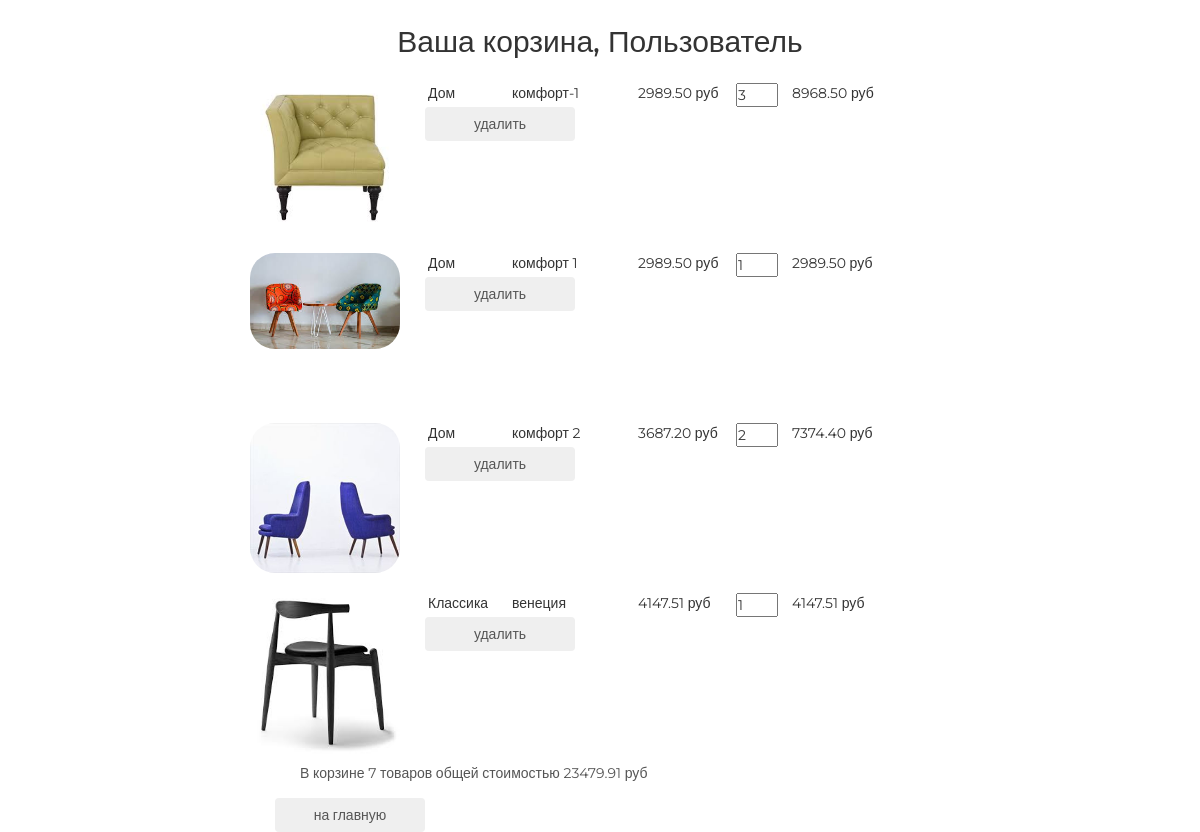
The page /basket/ (signed in) on the database as committed earlier.
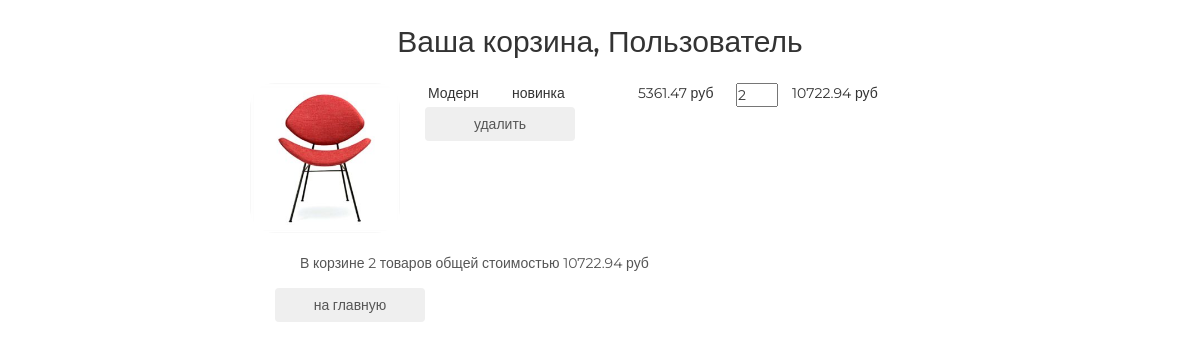
The same page on the database as committed later.
### basketapp/models.py (models this page shows)
class Basket(models.Model):
    user = models.ForeignKey(settings.AUTH_USER_MODEL, on_delete=models.CASCADE, related_name='basket')
    product = models.ForeignKey(Product, on_delete=models.CASCADE)
    quantity = models.PositiveIntegerField(verbose_name='количество', default=0)
    add_datetime = models.DateTimeField(auto_now_add=True, verbose_name='время')
    @property
    def product_cost(self):
        return self.product.price * self.quantity
    @property
    def total_quantity(self):
        _items = Basket.objects.filter(user=self.user)
        _total_quantity = sum(list(map(lambda x: x.quantity, _items)))
        return _total_quantity
    @property
    def total_cost(self):
        _items = Basket.objects.filter(user=self.user)
        _total_cost = sum(list(map(lambda x: x.product_cost, _items)))
        return _total_cost

### mainapp/models.py (models this page shows, shortened)
class Product(models.Model):
    category = models.ForeignKey(ProductCategory, on_delete=models.CASCADE, verbose_name='категория')
    name = models.CharField(max_length=128, verbose_name='название')
    image = models.ImageField(upload_to='products_images', blank=True, verbose_name='картинка')
    short_desc = models.CharField(max_length=120, verbose_name='краткое описание', )
    description = models.TextField(verbose_name='описание', blank=True)
    price = models.DecimalField(max_digits=8, decimal_places=2, default=0, verbose_name='цена', )
    quantity = models.PositiveSmallIntegerField(default=0, verbose_name='количество на скалде')
    is_active = models.BooleanField(default=True, verbose_name='продукт активен')

class ProductCategory(models.Model):
    name = models.CharField(max_length=64, unique=True, verbose_name='имя')
    description = models.TextField(verbose_name='описание')
    is_active = models.BooleanField(default=True, verbose_name='активна')

### authapp/models.py (models this page shows, shortened)
class ShopUser(AbstractUser):
    avatar = models.ImageField(upload_to='users_avatar', blank=True, verbose_name='аватар')
    age = models.PositiveSmallIntegerField(verbose_name='возраст')
    activation_key = models.CharField(max_length=128, blank=True)
    activation_key_expires = models.DateTimeField(default=(now() + timedelta(hours=48)))

### basketapp/views.py (the view)
# urls.py: path('', basketapp.basket, name='view'),
@login_required
def basket(request):
    title = 'корзина'
    basket_items = Basket.objects.filter(user=request.user).order_by('product__category')
    content = {'title': title, 'basket_items': basket_items}
    return render(request, 'basketapp/basket.html', content)

### mainapp/context_processors.py (called while the page is built)
def basket(request):
    basket_item = []
    if request.user.is_authenticated:
        basket_item = Basket.objects.filter(user=request.user)
    return {'basket': basket_item}

### basketapp/templates/basketapp/basket.html
{% extends 'basketapp/base.html' %}
{% load static %}
{% block content %}
    <div class="basket_list">
    {% include 'basketapp/includes/inc_basket_list.html' %}
    </div>
        <button class="btn btn-round">
            <a href="{% url 'main' %}">на главную</a>
        </button>
{% endblock %}

### basketapp/templates/basketapp/includes/inc_basket_list.html
{% for item in basket_items %}
    <div class="basket_record">
        <img src="/media/{{ item.product.image }}" alt="{{ item.product.short_desc }}">
        <span class="category_name">{{ item.product.category.name }}</span>
        <span class="product_name">{{ item.product.name }}</span>
        <span class="product_price">{{ item.product.price }}&nbsp;руб</span>
        <input type="number" name="{{ item.pk }}" min="0" value="{{ item.quantity }}">
        <span class="product_cost">{{ item.product_cost }}&nbsp;руб</span>
        <button class="btn btn-round button-remove" data-pk="{{ item.pk }}">
            <a href="#" class="">
                удалить
            </a>
        </button>
    </div>
{% endfor %}
{% if basket_items %}
    <div class="basket_summary">
        В корзине {{ basket_items.0.total_quantity }} товаров общей стоимостью
        {{ basket_items.0.total_cost }} руб
    </div>
{% endif %}

Rows that differ between the two databases and show on the page:
removed Basket: product.image (picture), product.category.name "Дом", product.name "комфорт-1", product.price "2989.50", quantity "3", product_cost "8968.50", user+quantity "7", user+product+quantity "23479.91"
removed Basket: product.image (picture), product.category.name "Дом", product.name "комфорт 1", product.price "2989.50", quantity "1", product_cost "2989.50"
removed Basket: product.image (picture), product.category.name "Дом", product.name "комфорт 2", product.price "3687.20", quantity "2", product_cost "7374.40"
removed Basket: product.image (picture), product.category.name "Классика", product.name "венеция", product.price "4147.51", quantity "1", product_cost "4147.51"
added Basket: product.image (picture), product.category.name "Модерн", product.name "новинка", product.price "5361.47", quantity "2", product_cost "10722.94", user+quantity "2", user+product+quantity "10722.94"
